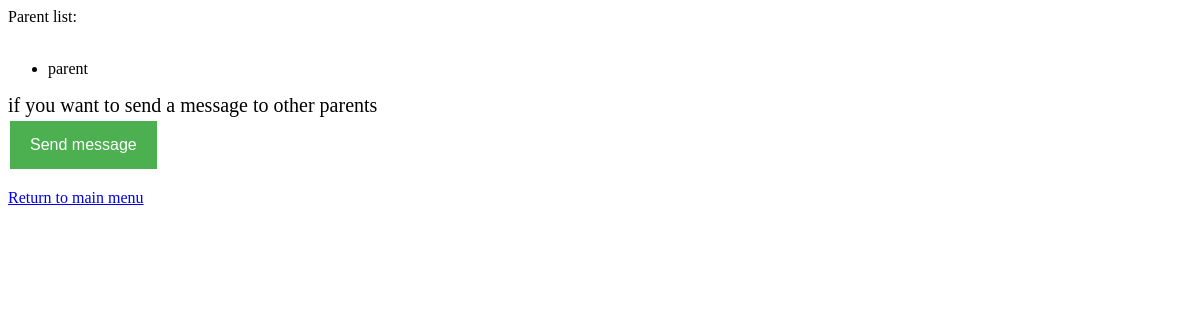
The app's page /sign-language-teacher//parent-list/, older data.
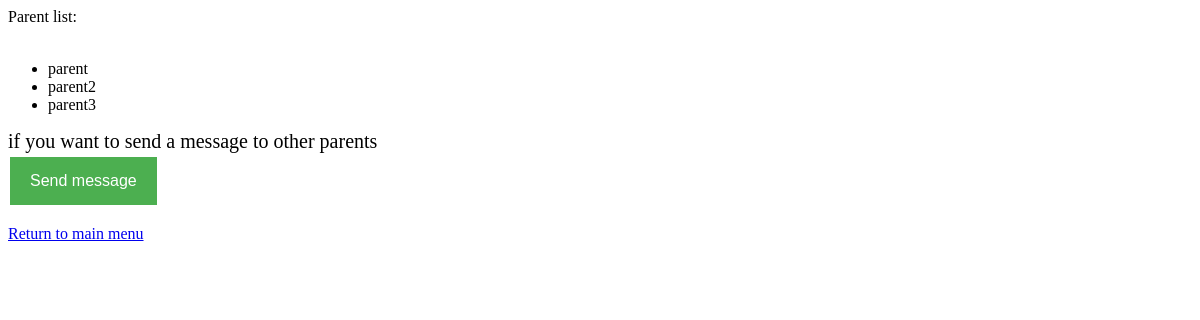
The same page, newer data.
### registration/models.py (models this page shows, shortened)
class UserProfile(models.Model):
    TYPES = (('parent', 'parent'), ('student', 'student'))
    user = models.OneToOneField(User, related_name='profile', on_delete=models.CASCADE, blank=True, null=True)
    son = models.ForeignKey(User, on_delete=models.SET_NULL, blank=True, null=True, related_name='son')
    address = models.CharField(max_length=100, default='')
    age = models.IntegerField(default=0)
    points = models.IntegerField(default=0)
    type = models.CharField(max_length=10, choices=TYPES, default='student')
    is_admin = models.BooleanField(default=False)
    suspention_time = models.DateTimeField(auto_now_add=True)
    total_minutes = models.FloatField(default=0)
    last_login = models.DateTimeField(default=datetime(2000, 1, 1))
    rank = models.IntegerField(default=0)
    level = models.IntegerField(default=1)
    def __str__(self):
        return str(self.user)

### registration/views.py (the view)
# urls.py: path('/parent-list/', views.parent_list, name='parent-list'),
def parent_list(request):
    user = request.user
    user_profile = UserProfile.objects.all()
    user_list = list(user_profile)
    return render(request, 'registration/parent-list.html', {'user': user_profile, 'user_list': user_list})

### registration/templates/registration/parent-list.html (shortened to what this page needs)
<h>Parent list:</h><br>
<ul>
{% for f in user_list %}
{% if f.type == 'parent' %}
    <li>
<h>{{f}}</h><br>
 </li>
{% endif %}
{% endfor %}
    </ul>
<h style="font-size:20px;";>if you want to send a message to other parents</h><br>
<html>
<head>
</head>
<body>
<form action="{% url 'registration:new-message' %}" method="POST">
<button class="button">Send message</button>
    </form>
<a href="{% url 'registration:index' %}">Return to main menu</a><br>

Row changes from the older to the newer data that the page shows:
added UserProfile: user.username "parent2"
added UserProfile: user.username "parent3"
